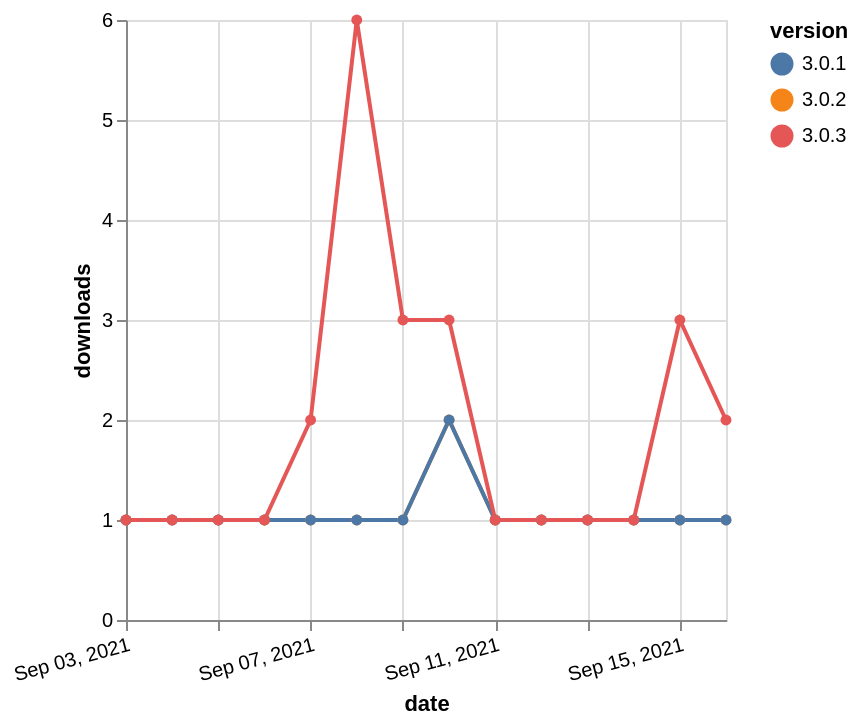

Vega-Lite specification stored for this chart:
### Vega-Lite specification from a JSON file in a GitHub repository (floating-point values rounded to 4 significant figures)
{"$schema": "https://vega.github.io/schema/vega-lite/v5.json", "description": "A simple bar chart with embedded data.", "data": {"values": [{"date": "2021-09-03", "total": 139, "delta": 1, "version": "3.0.2"}, {"date": "2021-09-04", "total": 140, "delta": 1, "version": "3.0.2"}, {"date": "2021-09-05", "total": 141, "delta": 1, "version": "3.0.2"}, {"date": "2021-09-06", "total": 142, "delta": 1, "version": "3.0.2"}, {"date": "2021-09-07", "total": 143, "delta": 1, "version": "3.0.2"}, {"date": "2021-09-08", "total": 144, "delta": 1, "version": "3.0.2"}, {"date": "2021-09-09", "total": 145, "delta": 1, "version": "3.0.2"}, {"date": "2021-09-10", "total": 147, "delta": 2, "version": "3.0.2"}, {"date": "2021-09-11", "total": 148, "delta": 1, "version": "3.0.2"}, {"date": "2021-09-12", "total": 149, "delta": 1, "version": "3.0.2"}, {"date": "2021-09-13", "total": 150, "delta": 1, "version": "3.0.2"}, {"date": "2021-09-14", "total": 151, "delta": 1, "version": "3.0.2"}, {"date": "2021-09-15", "total": 152, "delta": 1, "version": "3.0.2"}, {"date": "2021-09-16", "total": 153, "delta": 1, "version": "3.0.2"}, {"date": "2021-09-03", "total": 136, "delta": 1, "version": "3.0.1"}, {"date": "2021-09-04", "total": 137, "delta": 1, "version": "3.0.1"}, {"date": "2021-09-05", "total": 138, "delta": 1, "version": "3.0.1"}, {"date": "2021-09-06", "total": 139, "delta": 1, "version": "3.0.1"}, {"date": "2021-09-07", "total": 140, "delta": 1, "version": "3.0.1"}, {"date": "2021-09-08", "total": 141, "delta": 1, "version": "3.0.1"}, {"date": "2021-09-09", "total": 142, "delta": 1, "version": "3.0.1"}, {"date": "2021-09-10", "total": 144, "delta": 2, "version": "3.0.1"}, {"date": "2021-09-11", "total": 145, "delta": 1, "version": "3.0.1"}, {"date": "2021-09-12", "total": 146, "delta": 1, "version": "3.0.1"}, {"date": "2021-09-13", "total": 147, "delta": 1, "version": "3.0.1"}, {"date": "2021-09-14", "total": 148, "delta": 1, "version": "3.0.1"}, {"date": "2021-09-15", "total": 149, "delta": 1, "version": "3.0.1"}, {"date": "2021-09-16", "total": 150, "delta": 1, "version": "3.0.1"}, {"date": "2021-09-03", "total": 315, "delta": 1, "version": "3.0.3"}, {"date": "2021-09-04", "total": 316, "delta": 1, "version": "3.0.3"}, {"date": "2021-09-05", "total": 317, "delta": 1, "version": "3.0.3"}, {"date": "2021-09-06", "total": 318, "delta": 1, "version": "3.0.3"}, {"date": "2021-09-07", "total": 320, "delta": 2, "version": "3.0.3"}, {"date": "2021-09-08", "total": 326, "delta": 6, "version": "3.0.3"}, {"date": "2021-09-09", "total": 329, "delta": 3, "version": "3.0.3"}, {"date": "2021-09-10", "total": 332, "delta": 3, "version": "3.0.3"}, {"date": "2021-09-11", "total": 333, "delta": 1, "version": "3.0.3"}, {"date": "2021-09-12", "total": 334, "delta": 1, "version": "3.0.3"}, {"date": "2021-09-13", "total": 335, "delta": 1, "version": "3.0.3"}, {"date": "2021-09-14", "total": 336, "delta": 1, "version": "3.0.3"}, {"date": "2021-09-15", "total": 339, "delta": 3, "version": "3.0.3"}, {"date": "2021-09-16", "total": 341, "delta": 2, "version": "3.0.3"}]}, "width": "container", "mark": {"type": "line", "point": {"filled": true}}, "encoding": {"x": {"field": "date", "type": "temporal", "timeUnit": "yearmonthdate", "title": "date", "axis": {"labelAngle": -15}}, "y": {"field": "delta", "type": "quantitative", "title": "downloads"}, "color": {"field": "version", "type": "nominal"}, "tooltip": {"field": "delta"}}}
